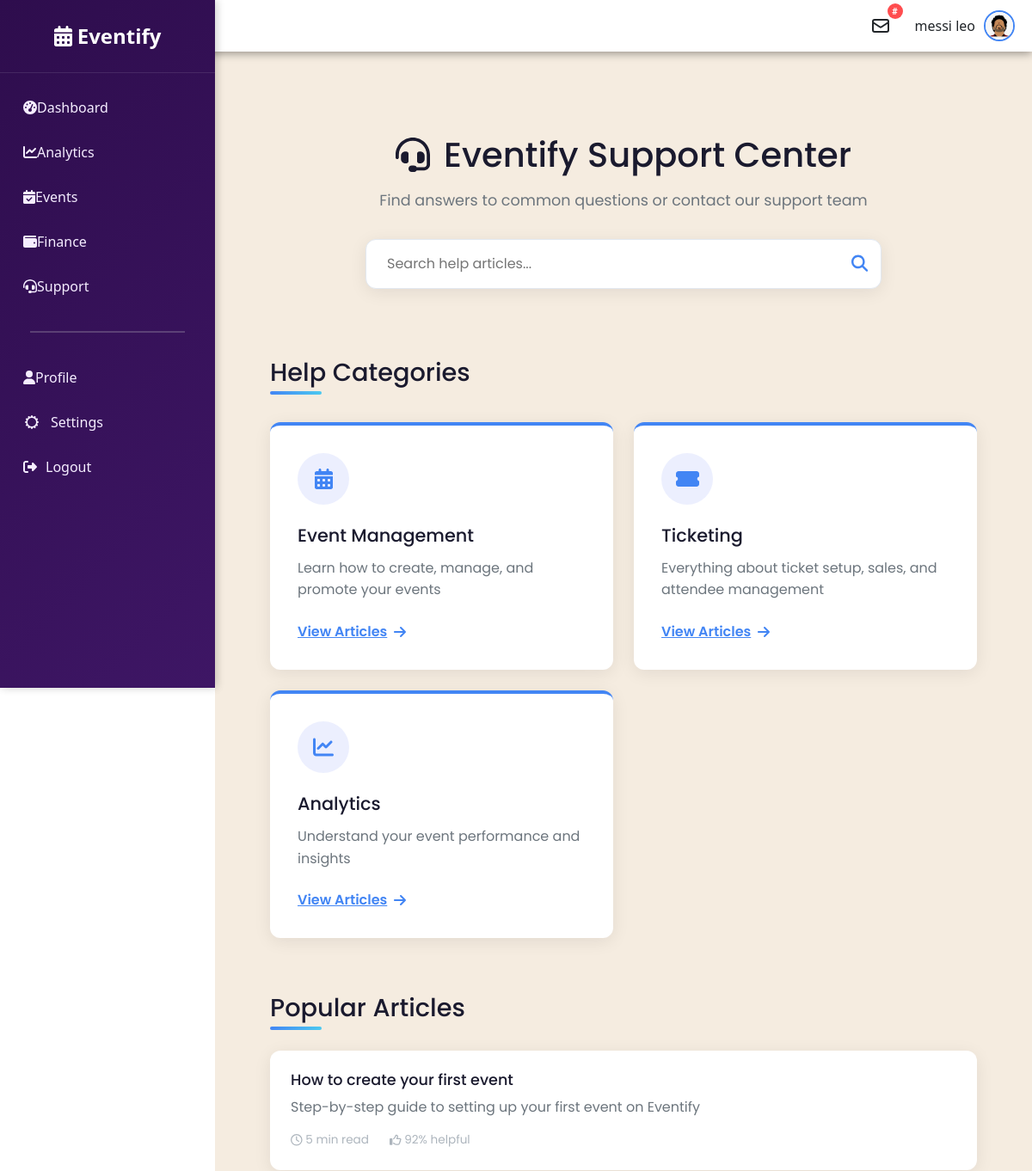
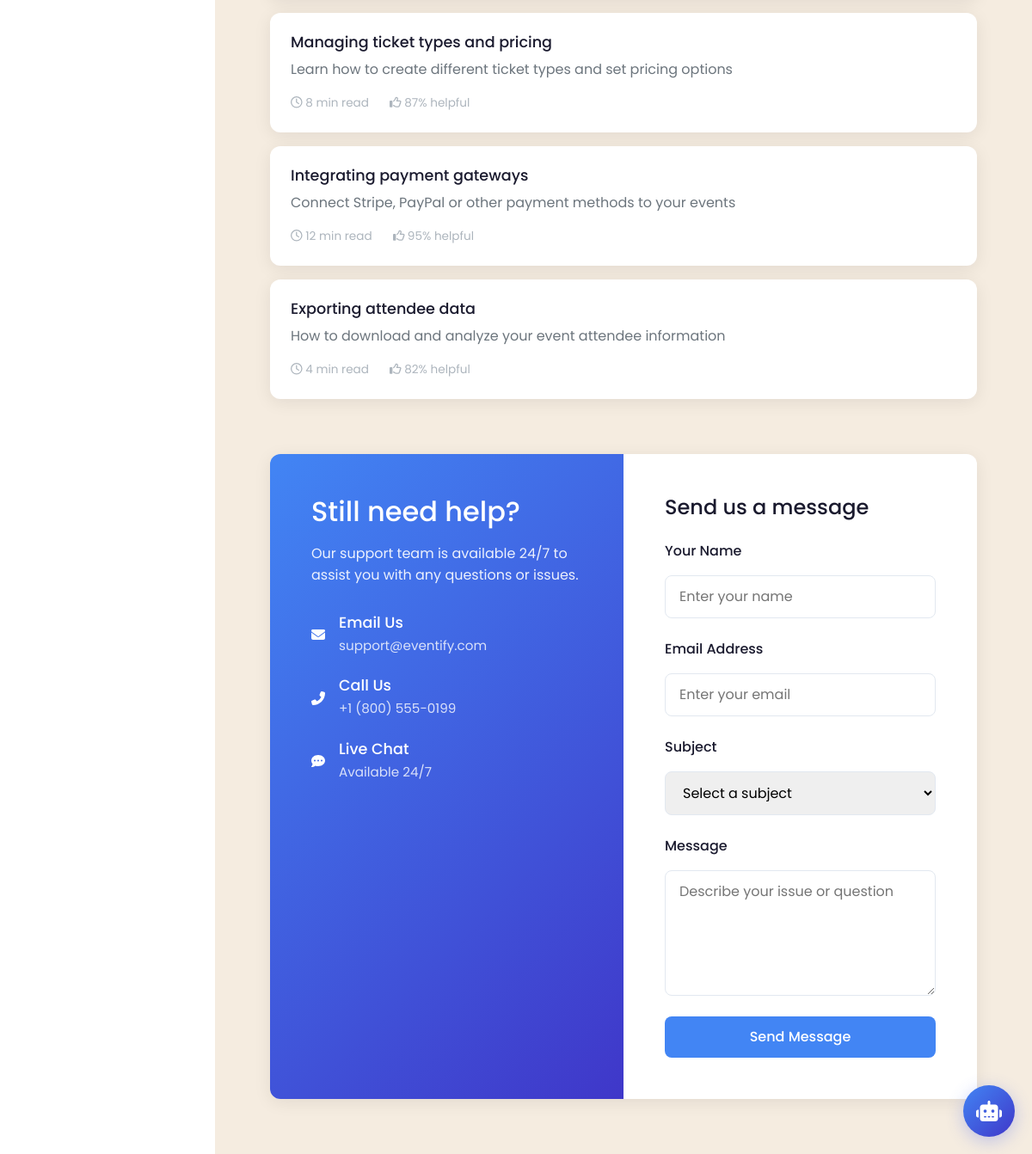
/support/ (signed in), run on the app's committed database (2 pictures, top to bottom).
### base/models.py (models this page shows, shortened)
class Organiser(AbstractUser):
    username = models.CharField(max_length=150, unique=True)
    password = models.CharField(max_length=128)
    email = models.EmailField(unique=True)
    first_name = models.CharField(max_length=30)
    last_name = models.CharField(max_length=30)
    phone = models.CharField(max_length=15, null=True, blank=True)
    date_joined = models.DateTimeField(auto_now_add=True, null=True)
    date_updated = models.DateTimeField(auto_now=True, null=True)
    profile_picture = models.ImageField(upload_to='profile_pictures/', null=True, blank=True)
    organiser_website = models.URLField(null=True, blank=True)
    organiser_birthday = models.DateField(null=True, blank=True)
    organiser_location = models.CharField(max_length=100, null=True, blank=True)
    organiser_bio = models.TextField(null=True, blank=True)
    LANGUAGE_CHOICES = [
        ('en', 'English'),
        ('es', 'Spanish'),
        ('fr', 'French'),
        ('de', 'German'),
        ('it', 'Italian'),
        ('pt', 'Portuguese'),
        ('ru', 'Russian'),
        ('zh', 'Chinese'),
        ('ja', 'Japanese'),
        ('ko', 'Korean'),
        ('ar', 'Arabic'),
    ]
    language = models.CharField(max_length=2, choices=LANGUAGE_CHOICES, default='en')
    primary_color = models.CharField(max_length=7, default='#4285f4')  # Hex color code

### base/views.py (the view)
# urls.py: path('support/', views.support, name='support'),
@organizer_required
def support(request):
    context = {
        'page_title': 'Support - Eventify',
    }
    return render(request, "base/support.html", context)

### base/context_processors.py (called while the page is built)
def clock_widget(request):
    casablanca_tz = pytz.timezone('Africa/Casablanca')
    now = datetime.now(casablanca_tz)
    return {
        'current_time': now.strftime('%H:%M:%S'),
        'current_date': now.strftime('%A, %B %d, %Y'),
        'weather_temp': '24°C',
        'weather_location': 'Casablanca'
    }

def site_title(request):
    return {
        'site_title': "Eventify",
    }

### base/templates/base/support.html (shortened to what this page needs)
{% extends 'base/base.html' %}
{% load static %}
{% block content %}
<div class="support-container">
    <div class="support-header">
        <h1><i class="fas fa-headset"></i> Eventify Support Center</h1>
        <p>Find answers to common questions or contact our support team</p>
        <div class="search-container">
            <input type="text" placeholder="Search help articles..." class="search-input">
            <button class="search-btn"><i class="fas fa-search"></i></button>
        </div>
    </div>
    <div class="support-content">
        <section class="help-categories">
            <h2>Help Categories</h2>
            <div class="categories-grid">
                <div class="category-card">
                    <div class="category-icon">
                        <i class="fas fa-calendar-alt"></i>
                    </div>
                    <h3>Event Management</h3>
                    <p>Learn how to create, manage, and promote your events</p>
                    <a href="#" class="btn-link">View Articles <i class="fas fa-arrow-right"></i></a>
                </div>
                <div class="category-card">
                    <div class="category-icon">
                        <i class="fas fa-ticket-alt"></i>
                    </div>
                    <h3>Ticketing</h3>
                    <p>Everything about ticket setup, sales, and attendee management</p>
                    <a href="#" class="btn-link">View Articles <i class="fas fa-arrow-right"></i></a>
                </div>
                <div class="category-card">
                    <div class="category-icon">
                        <i class="fas fa-chart-line"></i>
                    </div>
                    <h3>Analytics</h3>
                    <p>Understand your event performance and insights</p>
                    <a href="#" class="btn-link">View Articles <i class="fas fa-arrow-right"></i></a>
                </div>
                </div>
            </div>
        <section class="popular-articles">
            <h2>Popular Articles</h2>
            <div class="articles-list">
                <div class="article-card">
                    <h3><a href="#">How to create your first event</a></h3>
                    <p class="article-excerpt">Step-by-step guide to setting up your first event on Eventify</p>
                    <div class="article-meta">
                        <span><i class="far fa-clock"></i> 5 min read</span>
                        <span><i class="far fa-thumbs-up"></i> 92% helpful</span>
                    </div>
                </div>
                <div class="article-card">
                    <h3><a href="#">Managing ticket types and pricing</a></h3>
                    <p class="article-excerpt">Learn how to create different ticket types and set pricing options</p>
                    <div class="article-meta">
                        <span><i class="far fa-clock"></i> 8 min read</span>
                        <span><i class="far fa-thumbs-up"></i> 87% helpful</span>
                    </div>
                </div>
                <div class="article-card">
                    <h3><a href="#">Integrating payment gateways</a></h3>
                    <p class="article-excerpt">Connect Stripe, PayPal or other payment methods to your events</p>
                    <div class="article-meta">
                        <span><i class="far fa-clock"></i> 12 min read</span>
                        <span><i class="far fa-thumbs-up"></i> 95% helpful</span>
                    </div>
                </div>
                <div class="article-card">
                    <h3><a href="#">Exporting attendee data</a></h3>
                    <p class="article-excerpt">How to download and analyze your event attendee information</p>
                    <div class="article-meta">
                        <span><i class="far fa-clock"></i> 4 min read</span>
                        <span><i class="far fa-thumbs-up"></i> 82% helpful</span>
                    </div>
                </div>
            </div>
        </section>
        <button class="chatbot-toggle">
            <i class="fas fa-robot"></i>
        </button>
        <section class="contact-support">
            <div class="contact-card">
                <div class="contact-info">
                    <h2>Still need help?</h2>
                    <p>Our support team is available 24/7 to assist you with any questions or issues.</p>
                    <div class="contact-methods">
                        <div class="contact-method">
                            <i class="fas fa-envelope"></i>
                            <div>
                                <h4>Email Us</h4>
                                <p>support@eventify.com</p>
                            </div>
                        </div>
                        <div class="contact-method">
                            <i class="fas fa-phone-alt"></i>
                            <div>
                                <h4>Call Us</h4>
                                <p>+1 (800) 555-0199</p>
                            </div>
                        </div>
                        <div class="contact-method">
                            <i class="fas fa-comment-dots"></i>
                            <div>
                                <h4>Live Chat</h4>
                                <p>Available 24/7</p>
                            </div>
                        </div>
                    </div>
                </div>
                <div class="contact-form">
                    <h3>Send us a message</h3>
                    <form>
                        <div class="form-group">
                            <label for="name">Your Name</label>
                            <input type="text" id="name" placeholder="Enter your name">
                        </div>
                        <div class="form-group">
                            <label for="email">Email Address</label>
                            <input type="email" id="email" placeholder="Enter your email">
                        </div>
                        <div class="form-group">
                            <label for="subject">Subject</label>
                            <select id="subject">
                                <option value="">Select a subject</option>
                            </select>
                        </div>
                        <div class="form-group">
                            <label for="message">Message</label>
                            <textarea id="message" rows="5" placeholder="Describe your issue or question"></textarea>
                        </div>
                        <button type="submit" class="btn-submit">Send Message</button>
                    </form>
                </div>
            </div>
        </section>
    </div>
</div>
{% endblock %}

### base/templates/base/user_header.html (shortened to what this page needs)
{% load static %}
<header class="app-header">
    <div class="header-controls">
        <div class="mail-icon" id="mail-icon">
            <svg xmlns="http://www.w3.org/2000/svg" fill="none" viewBox="0 0 24 24" stroke="currentColor">
                <path stroke-linecap="round" stroke-linejoin="round" stroke-width="2" d="M3 8l7.89 5.26a2 2 0 002.22 0L21 8M5 19h14a2 2 0 002-2V7a2 2 0 00-2-2H5a2 2 0 00-2 2v10a2 2 0 002 2z" />
            </svg>
                <span class="mail-badge">#</span>
        </div>
        <div class="user-profile">
            <span class="user-name">{{ user.last_name }} {{ user.first_name }}</span>
            <a href="{% url 'profile' %}">
                <img src="{% if user.profile_picture %}{{ user.profile_picture.url }}{% else %}{% static 'base/images/profile-def.png' %}{% endif %}"
                     alt="User" class="user-avatar">
            </a>
        </div>
    </div>
</header>
<link rel="stylesheet" href="{% static 'base/css/user_header.css' %}">

### static/base/css/base.css (style rules this page uses)
body, html { margin: 0; padding: 0; width: 100%; }

### static/base/css/sidebar.css (style rules this page uses)
:root { --sidebar-width: 250px; --sidebar-bg: linear-gradient(135deg, #2E0D4D 0%, #3E1665 100%); --sidebar-active-bg: linear-gradient(45deg, #6E3AAB 0%, #8D5ACD 100%); --sidebar-text: #F5EDFF; --sidebar-hover: #1A0933; --transition-speed: 0.3s; }
body { font-family: 'Poppins', sans-serif; background-color: white; overflow-x: hidden; }

### static/base/css/dashboard.css (style rules this page uses)
:root { --primary-purple: #5A2D9F; --dark-purple: #2E0D4D; --light-purple: #F8F5FF; --accent-purple: #D8C5FF; --success: #28a745; --warning: #ffc107; --danger: #dc3545; --text-dark: #2E0D4D; --text-light: #FFFFFF; --shadow: 0 4px 12px rgba(90, 45, 159, 0.1); }

### static/base/css/register.css (style rules this page uses)
.form-group { display: flex; flex-direction: column; gap: 0.5rem; }
.form-group label { font-weight: 500; color: #4a5568; }
.form-group input { padding: 0.75rem 1rem; border: 1px solid #e2e8f0; border-radius: 8px; font-size: 1rem; transition: all 0.2s; }

### static/base/css/event_detail.css (style rules this page uses)
h1 { text-align: center; color: #2c3e50; margin-bottom: 2rem; font-size: 2.5rem; }

### static/base/css/user_header.css (style rules this page uses)
:root { --primary-color: #4285f4; --text-color: #333; --bg-color: #fff; --header-height: 60px; --transition-speed: 0.3s; }
* { margin: 0; padding: 0; box-sizing: border-box; transition: background-color var(--transition-speed), color var(--transition-speed); }
body { font-family: 'Segoe UI', Tahoma, Geneva, Verdana, sans-serif; background-color: var(--bg-color); color: var(--text-color); }
.app-header { display: flex; justify-content: space-between; align-items: center; height: var(--header-height); padding: 5px 20px; background-color: var(--bg-color); box-shadow: 0 2px 10px rgba(0, 0, 0, 0.4); position: sticky; top: 0; z-index: 100; }
.header-controls { display: flex; align-items: center; gap: 20px; }
.user-profile { display: flex; align-items: center; gap: 10px; cursor: pointer; }
.user-avatar { width: 36px; height: 36px; border-radius: 50%; object-fit: cover; border: 2px solid var(--primary-color); }
.user-name { font-weight: 500; }
.mail-badge { position: absolute; top: -6px; right: -6px; background: #ff4d4f; color: white; border-radius: 50%; width: 18px; height: 18px; display: flex; align-items: center; justify-content: center; font-size: 10px; font-weight: bold; line-height: 1; }
.mail-icon { position: relative; padding: 8px; cursor: pointer; display: flex; align-items: center; }
.mail-icon svg { width: 24px; height: 24px; color: inherit; }

### static/base/css/profile.css (style rules this page uses)
.form-group { margin-bottom: 1.5rem; position: relative; flex: 1; }

### data on the page
Organiser: last_name "messi", first_name "leo", profile_picture (picture)
